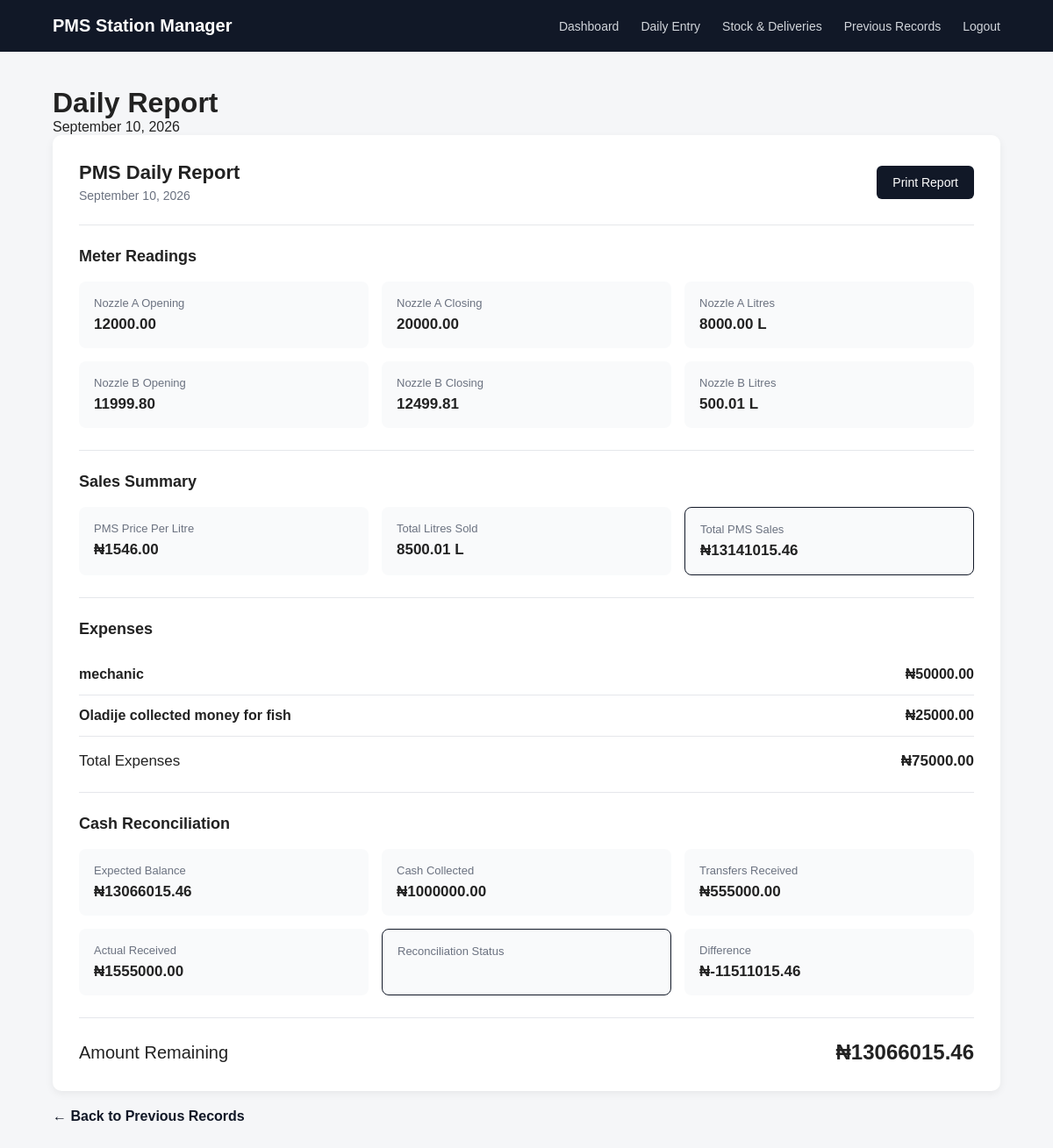
The page /records/4/ (signed in) on the database its author committed.
### station/models.py (models this page shows, shortened)
class DailyRecord(models.Model):
    business = models.ForeignKey(
        Business,
        on_delete=models.CASCADE,
        related_name="daily_records"
    )
    date = models.DateField()
    nozzle_a_opening = models.DecimalField(max_digits=10, decimal_places=2)
    nozzle_a_closing = models.DecimalField(max_digits=10, decimal_places=2, null=True, blank=True)
    nozzle_b_opening = models.DecimalField(max_digits=10, decimal_places=2)
    nozzle_b_closing = models.DecimalField(max_digits=10, decimal_places=2, null=True, blank=True)
    price_per_litre = models.DecimalField(max_digits=10, decimal_places=2)
    cash_collected = models.DecimalField(max_digits=12, decimal_places=2, default=0)
    transfers_received = models.DecimalField(max_digits=12, decimal_places=2, default=0)
    created_at = models.DateTimeField(auto_now_add=True)
    class Meta:
        constraints = [
            UniqueConstraint(
                fields=["business", "date"],
                name="unique_business_daily_record"
            )
        ]
    def nozzle_a_litres(self):
        if self.nozzle_a_closing is None:
            return 0
        return self.nozzle_a_closing - self.nozzle_a_opening
    def nozzle_b_litres(self):
        if self.nozzle_b_closing is None:
            return 0
        return self.nozzle_b_closing - self.nozzle_b_opening
    def total_litres(self):
        return self.nozzle_a_litres() + self.nozzle_b_litres()
    def total_sales(self):
        return self.total_litres() * self.price_per_litre
    def total_expenses(self):
        return sum(expense.amount for expense in self.expenses.all())
    def amount_remaining(self):
        return self.total_sales() - self.total_expenses()
    def actual_received(self):
        return self.cash_collected + self.transfers_received
    def reconciliation_difference(self):
        return self.actual_received() - self.amount_remaining()

class Expense(models.Model):
    daily_record = models.ForeignKey(
        DailyRecord,
        on_delete=models.CASCADE,
        related_name="expenses"
    )
    category = models.CharField(max_length=100)
    description = models.CharField(max_length=255, blank=True)
    amount = models.DecimalField(max_digits=12, decimal_places=2)
    created_at = models.DateTimeField(auto_now_add=True)

### station/views.py (the view)
# urls.py: path("records/<int:record_id>/", views.record_detail, name="record_detail"),
@login_required
def record_detail(request, record_id):
    record = get_object_or_404(
        DailyRecord.objects.prefetch_related("expenses"),
        id=record_id,
        business=request.user.business
    )
    return render(
        request,
        "station/record_detail.html",
        {"record": record}
    )

### station/templates/station/record_detail.html (shortened to what this page needs)
{% extends "station/base.html" %}
{% load static %}
{% block content %}
<link rel="stylesheet" href="{% static 'station/css/record_detail.css' %}">
<div class="page-header">
    <h1>Daily Report</h1>
    <p>
        {{ record.date|date:"F d, Y" }}
    </p>
</div>
<div class="report-card">
    <div class="report-header">
        <div>
            <h2>PMS Daily Report</h2>
            <p>{{ record.date|date:"F d, Y" }}</p>
        </div>
        <button
            type="button"
            class="print-btn"
            onclick="window.print()"
        >
            Print Report
        </button>
    </div>
    <div class="report-section">
        <h3>Meter Readings</h3>
        <div class="report-grid">
            <div class="report-item">
                <span>Nozzle A Opening</span>
                <strong>{{ record.nozzle_a_opening|floatformat:2 }}</strong>
            </div>
            <div class="report-item">
                <span>Nozzle A Closing</span>
                <strong>{{ record.nozzle_a_closing|floatformat:2 }}</strong>
            </div>
            <div class="report-item">
                <span>Nozzle A Litres</span>
                <strong>{{ record.nozzle_a_litres|floatformat:2 }} L</strong>
            </div>
            <div class="report-item">
                <span>Nozzle B Opening</span>
                <strong>{{ record.nozzle_b_opening|floatformat:2 }}</strong>
            </div>
            <div class="report-item">
                <span>Nozzle B Closing</span>
                <strong>{{ record.nozzle_b_closing|floatformat:2 }}</strong>
            </div>
            <div class="report-item">
                <span>Nozzle B Litres</span>
                <strong>{{ record.nozzle_b_litres|floatformat:2 }} L</strong>
            </div>
        </div>
    </div>
    <div class="report-section">
        <h3>Sales Summary</h3>
        <div class="report-grid">
            <div class="report-item">
                <span>PMS Price Per Litre</span>
                <strong>
                    ₦{{ record.price_per_litre|floatformat:2 }}
                </strong>
            </div>
            <div class="report-item">
                <span>Total Litres Sold</span>
                <strong>
                    {{ record.total_litres|floatformat:2 }} L
                </strong>
            </div>
            <div class="report-item highlight">
                <span>Total PMS Sales</span>
                <strong>
                    ₦{{ record.total_sales|floatformat:2 }}
                </strong>
            </div>
        </div>
    </div>
    <div class="report-section">
        <h3>Expenses</h3>
        {% for expense in record.expenses.all %}
            <div class="expense-row">
                <div>
                    <strong>{{ expense.category }}</strong>
                </div>
                <strong>
                    ₦{{ expense.amount|floatformat:2 }}
                </strong>
            </div>
        {% empty %}
            <p class="empty">
                No expenses were recorded for this day.
            </p>
        {% endfor %}
        <div class="total-row">
            <span>Total Expenses</span>
            <strong>
                ₦{{ record.total_expenses|floatformat:2 }}
            </strong>
        </div>
    </div>
    <div class="report-section">
        <h3>Cash Reconciliation</h3>
        <div class="report-grid">
            <div class="report-item">
                <span>Expected Balance</span>
                <strong>
                    ₦{{ record.amount_remaining|floatformat:2 }}
                </strong>
            </div>
            <div class="report-item">
                <span>Cash Collected</span>
                <strong>
                    ₦{{ record.cash_collected|floatformat:2 }}
                </strong>
            </div>
            <div class="report-item">
                <span>Transfers Received</span>
                <strong>
                    ₦{{ record.transfers_received|floatformat:2 }}
                </strong>
            </div>
            <div class="report-item">
                <span>Actual Received</span>
                <strong>
                    ₦{{ record.actual_received|floatformat:2 }}
                </strong>
            </div>
            <div class="report-item highlight">
                <span>Reconciliation Status</span>
            </div>
            <div class="report-item">
                <span>Difference</span>
                <strong>
                    ₦{{ record.reconciliation_difference|floatformat:2 }}
                </strong>
            </div>
        </div>
    </div>
    <div class="balance-section">
        <span>Amount Remaining</span>
        <strong>
            ₦{{ record.amount_remaining|floatformat:2 }}
        </strong>
    </div>
</div>
<div class="back-link">
    <a href="{% url 'records' %}">
        ← Back to Previous Records
    </a>
</div>
{% endblock %}

### station/templates/station/base.html (shortened to what this page needs)
{% load static %}
<!DOCTYPE html>
<html lang="en">
<head>
    <link rel="stylesheet" href="{% static 'station/css/base.css' %}">
</head>
<body>
    <nav class="navbar">
        <div class="logo">
            PMS Station Manager
        </div>
        <div class="nav-links">
            {% if user.is_authenticated %}
                <a href="{% url 'dashboard' %}">Dashboard</a>
                <a href="{% url 'daily' %}">Daily Entry</a>
                <a href="{% url 'stock' %}">Stock & Deliveries</a>
                <a href="{% url 'records' %}">Previous Records</a>
                <a href="{% url 'logout' %}">Logout</a>
            {% else %}
                <a href="{% url 'home' %}">Home</a>
                <a href="{% url 'login' %}">Login</a>
                <a href="{% url 'signup' %}">Sign Up</a>
            {% endif %}
        </div>
    </nav>
    <main class="container">
        {% block content %}
        {% endblock %}
    </main>
</body>
</html>

### station/static/station/css/base.css (style rules this page uses)
* { margin: 0; padding: 0; box-sizing: border-box; }
body { min-height: 100vh; background: #f5f6f8; font-family: Arial, sans-serif; color: #222; }
.navbar { background: #111827; padding: 18px 5%; display: flex; justify-content: space-between; align-items: center; }
.logo { color: white; font-size: 20px; font-weight: bold; }
.nav-links { display: flex; gap: 25px; }
.nav-links a { color: #d1d5db; text-decoration: none; font-size: 14px; }
.container { width: 90%; max-width: 1200px; margin: 40px auto; }

### station/static/station/css/record_detail.css (style rules this page uses)
.report-card { background: white; padding: 30px; border-radius: 10px; box-shadow: 0 3px 10px rgba(0, 0, 0, 0.06); }
.report-header { display: flex; justify-content: space-between; align-items: center; padding-bottom: 25px; border-bottom: 1px solid #e5e7eb; }
.report-header h2 { font-size: 22px; margin-bottom: 5px; }
.report-header p { color: #6b7280; font-size: 14px; }
.print-btn { background: #111827; color: white; border: none; padding: 11px 18px; border-radius: 6px; cursor: pointer; font-size: 14px; }
.report-section { padding: 25px 0; border-bottom: 1px solid #e5e7eb; }
.report-section h3 { font-size: 18px; margin-bottom: 18px; }
.report-grid { display: grid; grid-template-columns: repeat(3, 1fr); gap: 15px; }
.report-item { background: #f9fafb; padding: 17px; border-radius: 8px; }
.report-item span { display: block; color: #6b7280; font-size: 13px; margin-bottom: 7px; }
.report-item strong { font-size: 17px; }
.highlight { border: 1px solid #111827; }
.expense-row { display: flex; justify-content: space-between; align-items: center; padding: 14px 0; border-bottom: 1px solid #e5e7eb; }
.total-row { display: flex; justify-content: space-between; padding-top: 18px; font-size: 17px; }
.balance-section { display: flex; justify-content: space-between; align-items: center; padding-top: 25px; font-size: 20px; }
.balance-section strong { font-size: 24px; }
.back-link { margin-top: 20px; }
.back-link a { color: #111827; text-decoration: none; font-weight: 600; }

### rows shown on the page
DailyRecord: date "September 10, 2026", nozzle_a_opening "12000.00", nozzle_a_closing "20000.00", nozzle_a_litres "8000.00", nozzle_b_opening "11999.80", nozzle_b_closing "12499.81", nozzle_b_litres "500.01", price_per_litre "1546.00", total_litres "8500.01", total_sales "13141015.46", total_expenses "75000.00", amount_remaining "13066015.46", cash_collected "1000000.00", transfers_received "555000.00", actual_received "1555000.00", reconciliation_difference "-11511015.46"
Expense: category "mechanic", amount "50000.00"
Expense: category "Oladije collected money for fish", amount "25000.00"
